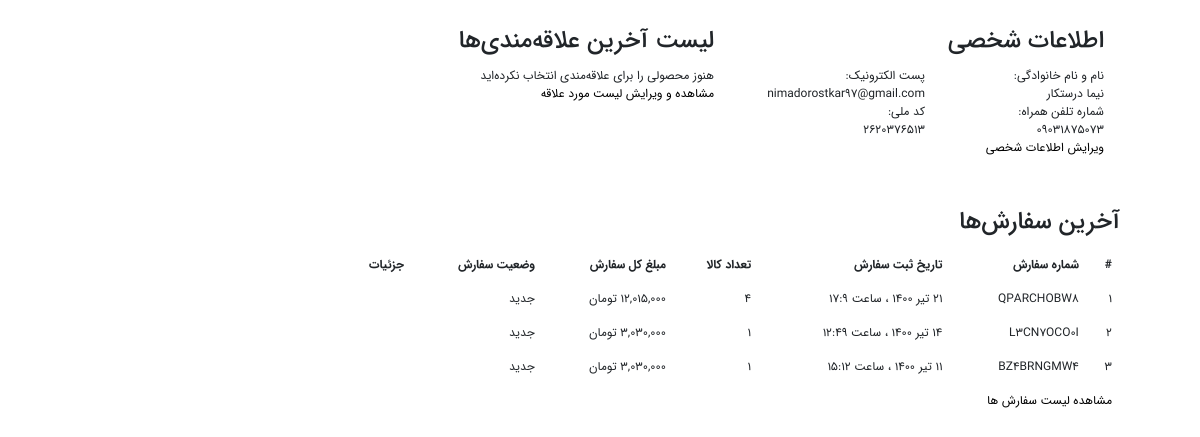
The app's page /profile (signed in) with its own data.
### eshop_account/models.py (models this page shows, shortened)
class UserProfile(models.Model):
    user = models.OneToOneField(User, on_delete=models.CASCADE, verbose_name='نام', related_name='profile')
    phone = models.CharField(blank=True, max_length=20, verbose_name='تلفن')
    national_code = models.CharField(blank=True, max_length=20, verbose_name='کدملی', default='_')
    image = models.ImageField(blank=True, null=True, upload_to=upload_image_path, verbose_name='تصویر')
    class Meta:
        verbose_name = 'کاربر'
        verbose_name_plural = 'کاربران'
    def user_name(self):
        return self.user.first_name + ' ' + self.user.last_name + ' ( ' + self.user.username + ' ) '
    user_name.short_description = 'نام کاربری'
    def image_tag(self):
        if self.image:
            return mark_safe('<img src="{}" height="50"/>'.format(self.image.url))
    image_tag.short_description = 'تصویر'

### eshop_order/models.py (models this page shows, shortened)
class Order(models.Model):
    STATUS = (
        ('New', 'جدید'),
        ('Accepted', 'تایید سفارش'),
        ('Preparing', 'آماده سازی سفارش'),
        ('OutCompany', 'خروج از مرکز پردازش'),
        ('InPostOffice', 'تحویل به پست'),
        ('OnShipping', 'مرکز مبادلات پست'),
        ('Arrive', 'تحویل به مشتری'),
        ('Canceled', 'لغو شده'),
    )
    PAY_WAY = (
        ('online', 'پرداخت آنلاین'),
        ('creditCard', 'کیف پول اعتباری')
    )
    user = models.ForeignKey(User, on_delete=models.SET_NULL, null=True, verbose_name='کاربر')
    code = models.CharField(max_length=10, editable=False, verbose_name='کد سفارش')
    address_full_name = models.CharField(blank=True, max_length=60, verbose_name='نام و نام خانوادگی')
    address_phone = models.CharField(blank=True, max_length=20, verbose_name='تلفن')
    address_ostsn = models.CharField(blank=True, max_length=20, verbose_name='استان')
    address_city = models.CharField(blank=True, max_length=20, verbose_name='شهر')
    address_address = models.CharField(blank=True, max_length=150, verbose_name='آدرس پستی')
    address_post_code = models.IntegerField(blank=True, verbose_name='کد پستی', null=True)
    post_way = models.ForeignKey(PostWay, on_delete=models.SET_NULL, null=True, verbose_name='نحوه ارسال')
    pay_way = models.CharField(max_length=50, choices=PAY_WAY, default='online', verbose_name='نحوه پرداخت')
    total_products = models.IntegerField(blank=True, verbose_name='مبلغ کل محصولات')
    total_products_takhfif = models.IntegerField(blank=True, verbose_name='مبلغ کل محصولات بعد از کد تخفیف')
    coupon = models.CharField(blank=True, null=True, max_length=50, verbose_name='کد تخفیف')
    coupon_takhfif = models.IntegerField(blank=True, null=True, verbose_name='کسر مبلغ حاصل از کد تخفیف')
    total = models.IntegerField(blank=True, verbose_name='مبلغ قابل پرداخت')
    amount = models.IntegerField(blank=True, verbose_name='جمع تعداد کل سفارشات')
    status = models.CharField(max_length=30, choices=STATUS, default='New', verbose_name='وضعیت')
    ip = models.CharField(blank=True, max_length=20, verbose_name='آی‌پی')
    admin_note = models.CharField(blank=True, max_length=100, verbose_name='یادداشت ادمین')
    create_at = models.DateTimeField(auto_now_add=True, verbose_name='ایجاد شده')
    update_at = models.DateTimeField(auto_now=True, verbose_name='آخرین آپدیت')
    class Meta:
        verbose_name = 'سفارش'
        verbose_name_plural = 'سفارشات'
    def user_name(self):
        return self.user.first_name + ' ' + self.user.last_name + ' ( ' + self.user.username + ' ) '
    user_name.short_description = 'نام کاربری'
    def total_th(self):
        return f"{self.total:,}"
    total_th.short_description = 'مبلغ کل'
    def post_w(self):
        if self.post_way :
            return self.post_way.way
    post_w.short_description = 'نحوه ارسال'
    def post_p(self):
        if self.post_way :
            return f"{self.post_way.price:,}"
    post_p.short_description = 'هزینه ارسال'
    def j_create_at(self):
        return jalali_converter(self.create_at)
    j_create_at.short_description = 'زمان ارسال'
    def j_update_at(self):
        return jalali_converter(self.update_at)
    j_update_at.short_description = 'آخرین آپدیت'

### eshop_account/views.py (the view)
# urls.py: path('profile', profile_page, name='profile_page'),
@login_required(login_url='/login')
def profile_page(request):
    current_user = request.user
    profile = UserProfile.objects.filter(user__username=current_user).first()
    orders = Order.objects.filter(user_id=current_user.id).order_by('-id')[:3]
    favourites = Product.objects.filter(favourite=request.user, status=True).order_by('-id')[:3]
    context = {
        'current_user': current_user,
        'profile': profile,
        'orders': orders,
        'favourites': favourites
    }
    return render(request, 'account/profile.html', context)

### extensions/jalali.py (called while the page is built)
    def persian_tuple(self):
        return self.persian_year, self.persian_month, self.persian_day

### extensions/utils.py (called while the page is built)
def persian_number_converter(mystr):
    number = {
        '1': '۱',
        '2': '۲',
        '3': '۳',
        '4': '۴',
        '5': '۵',
        '6': '۶',
        '7': '۷',
        '8': '۸',
        '9': '۹',
        '0': '۰',
    }
    for e, p in number.items():
        mystr = mystr.replace(e, p)
    return mystr

def jalali_converter(time):
    jmonth = ['فرودین', 'اردیبهشت', 'خرداد', 'تیر', 'مرداد', 'شهریور', 'مهر', 'آبان', 'آذر', 'دی', 'بهمن', 'اسفند', ]
    time = timezone.localtime(time)
    time_to_string = '{},{},{}'.format(time.year, time.month, time.day)
    time_to_tuple = jalali.Gregorian(time_to_string).persian_tuple()
    time_to_list = list(time_to_tuple)
    for index, month in enumerate(jmonth):
        if time_to_list[1] == index + 1:
            time_to_list[1] = month
            break
    output = '{} {} {} ، ساعت {}:{}'.format(
        time_to_list[2],
        time_to_list[1],
        time_to_list[0],
        time.hour,
        time.minute,
    )
    return persian_number_converter(output)

### eshop_account/templates/account/profile.html (shortened to what this page needs)
{% extends 'shared/_MainLayout.html' %}
{% load static %}
{% load render_partial %}
{% load humanize %}
{% block header_ref %}
    <link rel="stylesheet" href="{% static 'css/vendor/nouislider.min.css' %}">
{% endblock %}
{% block content %}
    <main class="main-content dt-sl mt-4 mb-3" style="transform: none;">
        <div class="container main-container" style="transform: none;">
            <div class="row" style="transform: none;">
                <div class="col-xl-9 col-lg-8 col-md-8 col-sm-12">
                    <div class="row">
                        <div class="col-xl-6 col-lg-12">
                            <div class="px-3">
                                <div class="section-title text-sm-title title-wide mb-1 no-after-title-wide dt-sl mb-2">
                                    <h2>اطلاعات شخصی</h2>
                                </div>
                                <div class="profile-section dt-sl">
                                    <div class="row">
                                        <div class="col-md-6 col-sm-12">
                                            <div class="label-info">
                                                <span>نام و نام خانوادگی:</span>
                                            </div>
                                            <div class="value-info">
                                                <span>{{ profile.user.first_name }} {{ profile.user.last_name }}</span>
                                            </div>
                                        </div>
                                        <div class="col-md-6 col-sm-12">
                                            <div class="label-info">
                                                <span>پست الکترونیک:</span>
                                            </div>
                                            <div class="value-info">
                                                <span>{{ profile.user.email }}</span>
                                            </div>
                                        </div>
                                        <div class="col-md-6 col-sm-12">
                                            <div class="label-info">
                                                <span>شماره تلفن همراه:</span>
                                            </div>
                                            <div class="value-info">
                                                <span>{{ profile.phone }}</span>
                                            </div>
                                        </div>
                                        <div class="col-md-6 col-sm-12">
                                            <div class="label-info">
                                                <span>کد ملی:</span>
                                            </div>
                                            <div class="value-info">
                                                <span>{{ profile.national_code }}</span>
                                            </div>
                                        </div>
                                    </div>
                                    <div class="profile-section-link">
                                        <a href="{% url 'profile_info_edit' %}" class="border-bottom-dt">
                                            ویرایش اطلاعات شخصی
                                        </a>
                                    </div>
                                </div>
                            </div>
                        </div>
                        <div class="col-xl-6 col-lg-12">
                            <div class="px-3">
                                <div class="section-title text-sm-title title-wide mb-1 no-after-title-wide dt-sl mb-2">
                                    <h2>لیست آخرین علاقه‌مندی‌ها</h2>
                                </div>
                                <div class="profile-section dt-sl">
                                    <ul class="list-favorites">
                                        {% if favourites %}
                                            {% for product in favourites %}
                                                <li>
                                                    <a href="{{ product.get_absolute_url }}">
                                                        <img src="{{ product.image.url }}" alt="">
                                                        <span>{{ product.title|truncatechars:40 }}</span>
                                                    </a>
                                                    <button onClick="location.href='{% url "product_favourite" product.id %}'">
                                                        <i class="mdi mdi-trash-can-outline"></i>
                                                    </button>
                                                </li>
                                            {% endfor %}
                                        {% else %}
                                            <li>
                                                <span class="align-content-center">هنوز محصولی را برای علاقه‌مندی انتخاب نکرده‌اید</span>
                                            </li>
                                        {% endif %}
                                    </ul>
                                    <div class="profile-section-link">
                                        <a href="{% url 'profile_favourites' %}" class="border-bottom-dt">
                                            مشاهده و ویرایش لیست مورد علاقه
                                        </a>
                                    </div>
                                </div>
                            </div>
                        </div>
                    </div>
                    <div class="row mt-5">
                        <div class="col-12">
                            <div class="section-title text-sm-title title-wide mb-1 no-after-title-wide dt-sl mb-2 px-res-1">
                                <h2>آخرین سفارش‌ها</h2>
                            </div>
                            <div class="dt-sl">
                                <div class="table-responsive">
                                    <table class="table table-order">
                                        <thead>
                                        <tr>
                                            <th>#</th>
                                            <th>شماره سفارش</th>
                                            <th>تاریخ ثبت سفارش</th>
                                            <th>تعداد کالا</th>
                                            <th>مبلغ کل سفارش</th>
                                            <th>وضعیت سفارش</th>
                                            <th>جزئیات</th>
                                        </tr>
                                        </thead>
                                        <tbody>
                                        {% for order in orders %}
                                            <tr>
                                                <td>{{ forloop.counter }}</td>
                                                <td>{{ order.code }}</td>
                                                <td>{{ order.j_create_at}}</td>
                                                <td>{{ order.amount }}</td>
                                                <td>{{ order.total|intcomma:False }} تومان</td>
                                                <td>{{ order.get_status_display }}</td>
                                                <td class="details-link">
                                                </td>
                                            </tr>
                                        {% endfor %}
                                        <tr>
                                            <td class="link-to-orders" colspan="7"><a href="{% url 'OrdersList' %}">مشاهده لیست
                                                سفارش
                                                ها</a></td>
                                        </tr>
                                        </tbody>
                                    </table>
                                </div>
                            </div>
                        </div>
                    </div>
                </div>
            </div>
        </div>
    </main>
{% endblock %}

### assets/css/style.css (style rules this page uses)
:root { --primary: #06555A; --primary-light: #418287; --primary-dark: #002C31; --secondary: #F29796; --secondary-light: #FADAD9; --secondary-dark: #DB4D4C; --background: #F5F8FD; --error: #FF4949; --accept: #31F072; --black: #000000; --dark-gray: #4D4D4D; --gray: #808080; --light-gray: #B2B2B2; --white: #FFFFFF; --box: #F2F2F2; --banner: #ECECEC; --primary-light-2: #EBF1F1; --primary-light-3: #D0E6E8; --primary-light-4: #F7FAFA; --secondary-light-2: #FDEEEE; }
html { box-sizing: border-box; -webkit-font-smoothing: antialiased; }
body { font-family: IRANSans !important; font-weight: 400; direction: rtl; font-size: 12px !important; font-style: normal; margin: 0; -webkit-font-smoothing: antialiased; -moz-osx-font-smoothing: grayscale; }
h1, h2, h3, h4, h5, h6,input, textarea { font-family: IRANSans !important; }
h2 { font-size: 24px; font-weight: 500; line-height: 1.45; }
.container { max-width: 1040px; }
.container { padding-right: 0px; padding-left: 0px; }
* { box-sizing: inherit; }
*:before, *:after { box-sizing: inherit; }

### records on screen
UserProfile: user.first_name "نیما", user.last_name "درستکار", user.email "nimadorostkar97@gmail.com", phone "09031875073", national_code "۲۶۲۰۳۷۶۵۱۳"
Order: code "QPARCHOBW8", j_create_at "۲۱ تیر ۱۴۰۰ ، ساعت ۱۷:۹", amount "4", total "12,015,000", status "جدید"
Order: code "L3CN7OCO0I", j_create_at "۱۴ تیر ۱۴۰۰ ، ساعت ۱۲:۴۹", amount "1", total "3,030,000", status "جدید"
Order: code "BZ4BRNGMW4", j_create_at "۱۱ تیر ۱۴۰۰ ، ساعت ۱۵:۱۲", amount "1", total "3,030,000", status "جدید"
